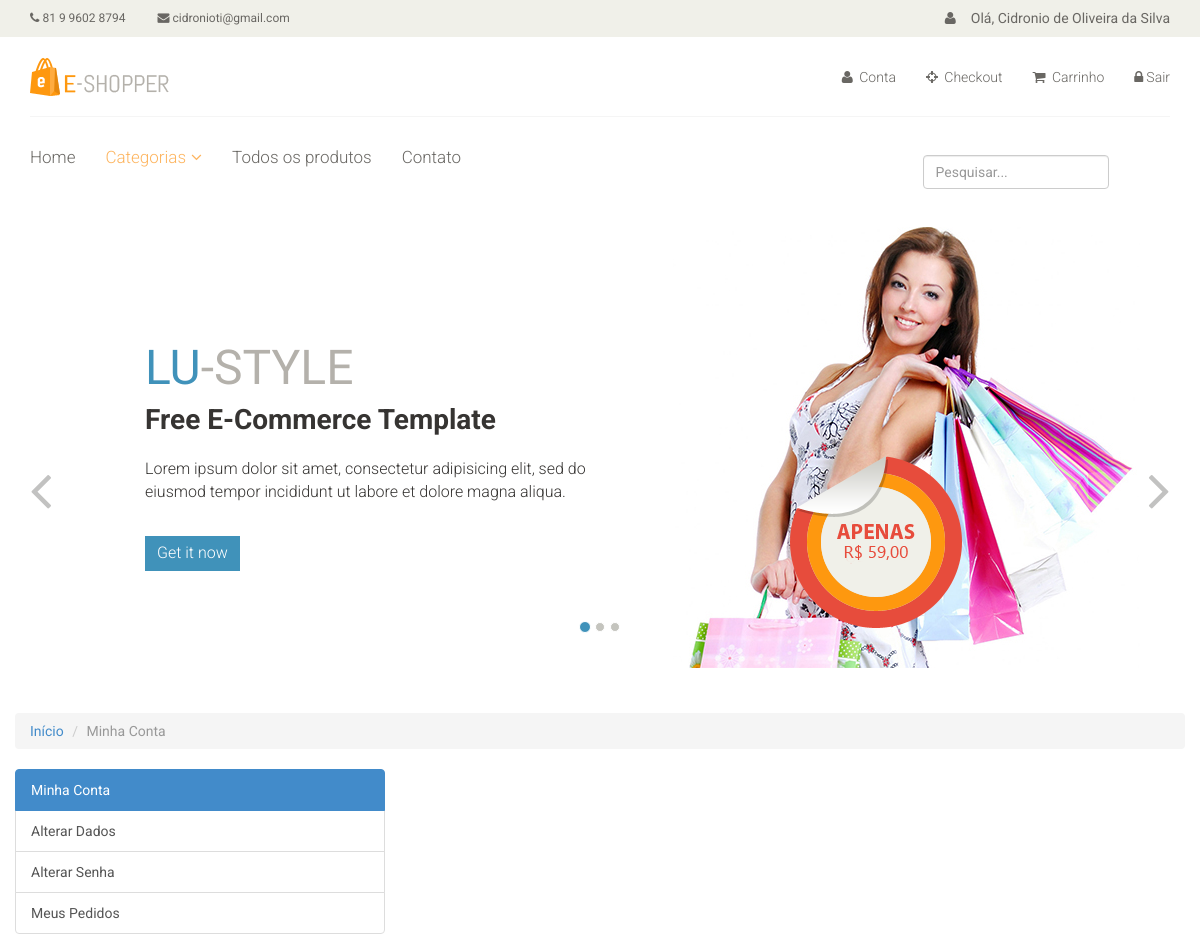
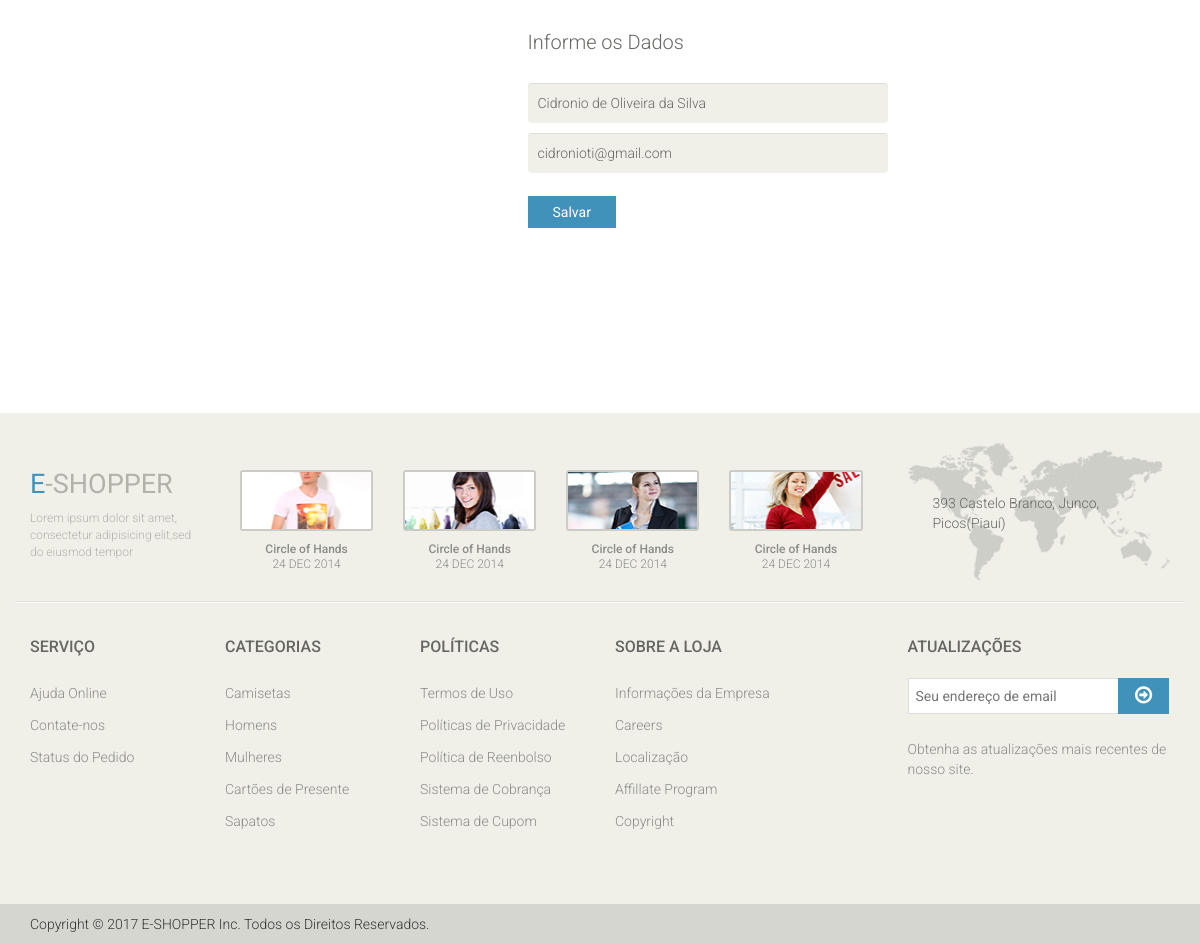
The app's page /conta/alterar-dados/ (signed in) with its own data (2 pictures, top to bottom).
### accounts/models.py (models this page shows, shortened)
class User(AbstractBaseUser, PermissionsMixin):
	username = models.CharField(
		'Apelido / Usuário', max_length=30, unique=True, validators=[
			validators.RegexValidator(
				re.compile('^[\w.@+-]+$'),
				'Informe um nome de usuário válido.'
				'Este valor deve conter apenas letras, números'
				'e os caracteres: @/./+/-/_ .'
				, 'invalid'
			)
		], help_text = 'Um nome curto que será usado para identifica-lo de forma única na plataforma'
	)
	name = models.CharField('Nome', max_length=100, blank=True)
	email = models.EmailField('E-mail', unique=True)
	is_staff = models.BooleanField('Equipe', default=False)
	is_active = models.BooleanField('Ativo', default=True)
	date_joined = models.DateTimeField('Data de entrada', auto_now_add=True)
	USERNAME_FIELD = 'username'
	REQUIRED_FIELDS = ['email']
	objects= UserManager()
	class Meta:
		verbose_name = 'Usuário'
		verbose_name_plural = 'Usuários'
	def __str__(self):
		return self.name or self.username

### accounts/views.py (the view)
class UpdateUserView(LoginRequiredMixin, UpdateView):
	model = User
	template_name = 'accounts/update_user.html'
	fields = ['name', 'email']
	success_url = reverse_lazy('accounts:index')
	def get_object(self):
		return self.request.user

### catalog/context_processors.py (called while the page is built)
def categories(request):
	return {
		'categories': Category.objects.all()
	}

### catalog/models.py (called while the page is built)
	def __str__(self):
		return self.name

	def get_absolute_url(self):
		return reverse('catalog:category', kwargs={'slug': self.slug})

### accounts/templates/accounts/update_user.html (shortened to what this page needs)
{% extends "accounts/index.html" %}
{% load widget_tweaks %}
{% block accounts_container %}
	<section id="form">
		<div class="container">
			<div class="row">
				<div class="col-sm-4 col-sm-offset-1">
					<div class="login-form">
						<h2>Informe os Dados</h2>
						<form method="post">
							{% for field in form %}
								{% render_field field class="form-control" %}
							{% endfor %}
							<button type="submit" class="btn btn-default">Salvar</button>
						</form>
					</div>
				</div>
			</div>
		</div>
	</section>
{% endblock %}

### core/templates/base.html (shortened to what this page needs)
<!DOCTYPE html>
{% load static %}
<html lang="en">
<head>
    <link href="{% static 'css/bootstrap.min.css' %}" rel="stylesheet">
    <link href="{% static 'css/font-awesome.min.css' %}" rel="stylesheet">
    <link href="{% static 'css/prettyPhoto.css' %}" rel="stylesheet">
    <link href="{% static 'css/price-range.css' %}" rel="stylesheet">
    <link href="{% static 'css/animate.css' %}" rel="stylesheet">
	<link href="{% static 'css/main.css' %}" rel="stylesheet">
	<link href="{% static 'css/responsive.css' %}" rel="stylesheet">
</head>
<body>
	<header id="header">
		<div class="header_top">
			<div class="container">
				<div class="row">
					<div class="col-sm-6 ">
						<div class="contactinfo">
							<ul class="nav nav-pills">
								<li><a href=""><i class="fa fa-phone"></i> 81 9 9602 8794</a></li>
								<li><a href=""><i class="fa fa-envelope"></i>  {{ user.email }}</a></li>
							</ul>
						</div>
					</div>
					<div class="col-sm-6">
						<div class="social-icons pull-right">
							<ul class="nav navbar-nav">
								{% if user.is_authenticated %}
									<li> <a href=""><i class="fa fa-user"></i>Olá, {{ user }}</a></li>
								{% else %}
									<li> <a href=""><i class="fa fa-user"></i>Olá</a></li>
								{% endif %}
							</ul>
						</div>
					</div>
				</div>
			</div>
		</div>
		<div class="header-middle">
			<div class="container">
				<div class="row">
					<div class="col-sm-4">
						<div class="logo pull-left">
							<a href="{% url 'index' %}"><img src="{% static 'img/logo.png' %}" alt="" /></a>
						</div>
					</div>
					<div class="col-sm-8">
						<div class="shop-menu pull-right">
							<ul class="nav navbar-nav">
								<li><a href="{% url 'accounts:index' %}"><i class="fa fa-user"></i> Conta</a></li>
								<li><a href="{% url 'checkout' %}"><i class="fa fa-crosshairs"></i> Checkout</a></li>
								<li><a href="{% url 'checkout:cart_item' %}"><i class="fa fa-shopping-cart"></i> Carrinho</a></li>
								{% if user.is_authenticated %}
									<li><a href="{% url 'logout' %}"><i class="fa fa-lock"></i>Sair</a></li>
								{% else %}
									<li><a href="{% url 'login' %}"><i class="fa fa-lock"></i> Login</a></li>
								{% endif %}
							</ul>
						</div>
					</div>
				</div>
			</div>
		</div>
		<div class="header-bottom">
			<div class="container">
				<div class="row">
					<div class="col-sm-9">
						<div class="mainmenu pull-left">
							<ul class="nav navbar-nav collapse navbar-collapse">
								<li><a href="{% url 'catalog:products' %}">Home</a></li>
								<li class="dropdown"><a href="#" class="active">Categorias<i class="fa fa-angle-down"></i></a>
                                </li>
								<li><a href="{% url 'catalog:products' %}">Todos os produtos</a></li>
								<li><a href="{% url 'contact' %}">Contato</a></li>
							</ul>
						</div>
					</div>
					<div class="col-sm-3">
							<form class="navbar-form navbar-left" role="search" action="{% url 'catalog:products' %}">
						        <div class="form-group">
						          <input name="q" type="text" class="form-control" placeholder="Pesquisar..." />
						        </div>
	     					</form>
					</div>
				</div>
				</div>
			</div>
	</header>
	<section id="slider">
		{% block slider %}
		<div class="container">
			<div class="row">
				<div class="col-sm-12">
					<div id="slider-carousel" class="carousel slide" data-ride="carousel">
						<ol class="carousel-indicators">
							<li data-target="#slider-carousel" data-slide-to="0" class="active"></li>
							<li data-target="#slider-carousel" data-slide-to="1"></li>
							<li data-target="#slider-carousel" data-slide-to="2"></li>
						</ol>
						<div class="carousel-inner">
							<div class="item active">
								<div class="col-sm-6">
									<h1><span>LU</span>-STYLE</h1>
									<h2>Free E-Commerce Template</h2>
									<p>Lorem ipsum dolor sit amet, consectetur adipisicing elit, sed do eiusmod tempor incididunt ut labore et dolore magna aliqua. </p>
									<button type="button" class="btn btn-default get">Get it now</button>
								</div>
								<div class="col-sm-6">
									<img src="{% static 'img/girl1.jpg' %}" class="girl img-responsive" alt="" />
									<img src="{% static 'img/pricing.png' %}"  class="pricing" alt="" />
								</div>
							</div>
						</div>
						<a href="#slider-carousel" class="left control-carousel hidden-xs" data-slide="prev">
							<i class="fa fa-angle-left"></i>
						</a>
						<a href="#slider-carousel" class="right control-carousel hidden-xs" data-slide="next">
							<i class="fa fa-angle-right"></i>
						</a>
					</div>
				</div>
			</div>
		</div>
		{% endblock %}
	</section>
	<section>
		<div class="container">
			<div class="row">
				{% block container %} {% endblock %}
			</div>
		</div>
	</section>
	<footer id="footer">
		<div class="footer-top">
			<div class="container">
				<div class="row">
					<div class="col-sm-2">
						<div class="companyinfo">
							<h2><span>e</span>-shopper</h2>
							<p>Lorem ipsum dolor sit amet, consectetur adipisicing elit,sed do eiusmod tempor</p>
						</div>
					</div>
					<div class="col-sm-7">
						<div class="col-sm-3">
							<div class="video-gallery text-center">
								<a href="#">
									<div class="iframe-img">
										<img src="images/home/iframe1.png" alt="" />
									</div>
								</a>
								<p>Circle of Hands</p>
								<h2>24 DEC 2014</h2>
							</div>
						</div>
						<div class="col-sm-3">
							<div class="video-gallery text-center">
								<a href="#">
									<div class="iframe-img">
										<img src="images/home/iframe2.png" alt="" />
									</div>
								</a>
								<p>Circle of Hands</p>
								<h2>24 DEC 2014</h2>
							</div>
						</div>
						<div class="col-sm-3">
							<div class="video-gallery text-center">
								<a href="#">
									<div class="iframe-img">
										<img src="images/home/iframe3.png" alt="" />
									</div>
								</a>
								<p>Circle of Hands</p>
								<h2>24 DEC 2014</h2>
							</div>
						</div>
						<div class="col-sm-3">
							<div class="video-gallery text-center">
								<a href="#">
									<div class="iframe-img">
										<img src="images/home/iframe4.png" alt="" />
									</div>
								</a>
								<p>Circle of Hands</p>
								<h2>24 DEC 2014</h2>
							</div>
						</div>
					</div>
					<div class="col-sm-3">
						<div class="address">
							<img src="images/home/map.png" alt="" />
							<p>393 Castelo Branco, Junco, Picos(Piauí)</p>
						</div>
					</div>
				</div>
			</div>
		</div>
		<div class="footer-widget">
			<div class="container">
				<div class="row">
					<div class="col-sm-2">
						<div class="single-widget">
							<h2>Serviço</h2>
							<ul class="nav nav-pills nav-stacked">
								<li><a href="#">Ajuda Online</a></li>
								<li><a href="#">Contate-nos</a></li>
								<li><a href="#">Status do Pedido</a></li>
							</ul>
						</div>
					</div>
					<div class="col-sm-2">
						<div class="single-widget">
							<h2>Categorias</h2>
							<ul class="nav nav-pills nav-stacked">
								<li><a href="#">Camisetas</a></li>
								<li><a href="#">Homens</a></li>
								<li><a href="#">Mulheres</a></li>
								<li><a href="#">Cartões de Presente</a></li>
								<li><a href="#">Sapatos</a></li>
							</ul>
						</div>
					</div>
					<div class="col-sm-2">
						<div class="single-widget">
							<h2>Políticas</h2>
							<ul class="nav nav-pills nav-stacked">
								<li><a href="#">Termos de Uso</a></li>
								<li><a href="#">Políticas de Privacidade</a></li>
								<li><a href="#">Política de Reenbolso</a></li>
								<li><a href="#">Sistema de Cobrança</a></li>
								<li><a href="#">Sistema de Cupom</a></li>
							</ul>
						</div>
					</div>
					<div class="col-sm-2">
						<div class="single-widget">
							<h2>Sobre a Loja</h2>
							<ul class="nav nav-pills nav-stacked">
								<li><a href="#">Informações da Empresa</a></li>
								<li><a href="#">Careers</a></li>
								<li><a href="#">Localização</a></li>
								<li><a href="#">Affillate Program</a></li>
								<li><a href="#">Copyright</a></li>
							</ul>
						</div>
					</div>
					<div class="col-sm-3 col-sm-offset-1">
						<div class="single-widget">
							<h2>Atualizações</h2>
							<form action="#" class="searchform">
								<input type="text" placeholder="Seu endereço de email" />
								<button type="submit" class="btn btn-default"><i class="fa fa-arrow-circle-o-right"></i></button>
								<p>Obtenha as atualizações mais recentes de
								nosso site.</p>
							</form>
						</div>
					</div>
				</div>
			</div>
		</div>
		<div class="footer-bottom">
			<div class="container">
				<div class="row">
					<p class="pull-left">Copyright © 2017 E-SHOPPER Inc. Todos os Direitos Reservados.</p>
				</div>
			</div>
		</div>
	</footer>
</body>
</html>

### records on screen
User: email "cidronioti@gmail.com", name "Cidronio de Oliveira da Silva", name "Cidronio de Oliveira da Silva" "cidronioti@gmail.com"
